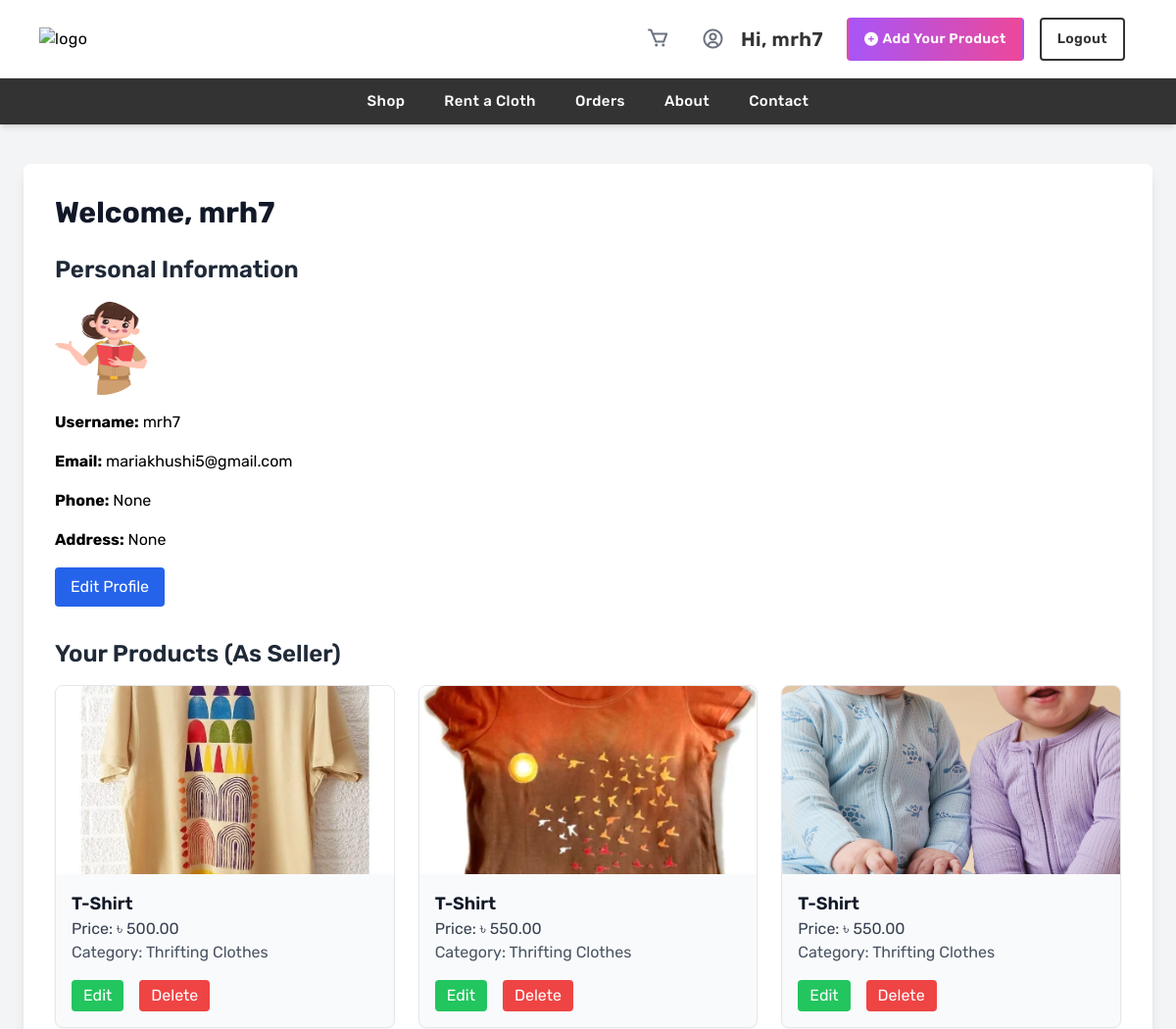
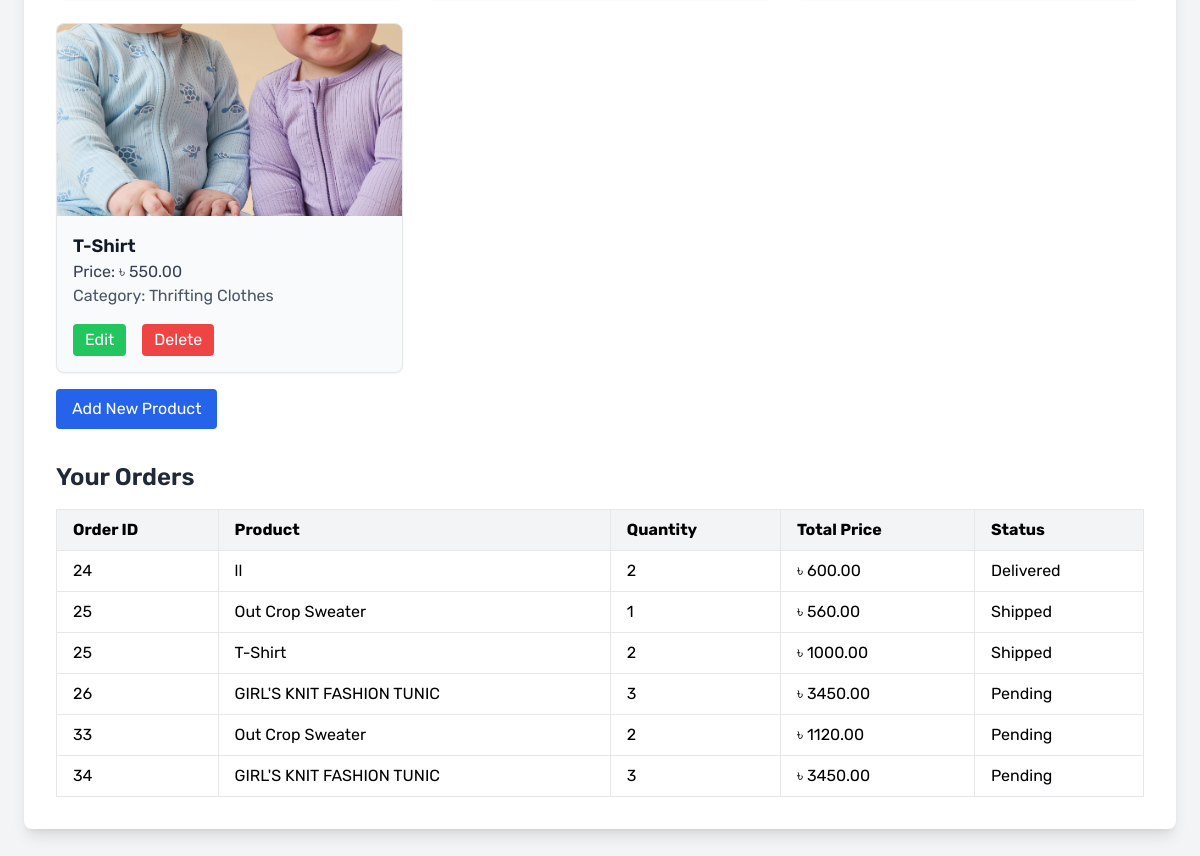
The page /user_profile/ (signed in) on the database its author committed (2 pictures, top to bottom).
### shop/models.py (models this page shows, shortened)
class UserProfile(models.Model):
    user = models.OneToOneField(User, on_delete=models.CASCADE, related_name='profile')
    phone = models.CharField(max_length=15, blank=True, null=True)
    address = models.TextField(blank=True, null=True)
    profile_picture = models.ImageField(upload_to='profile_pictures/', blank=True, null=True)

class Product(models.Model):
    CATEGORY_CHOICES = [
    ('Kids', 'Kids'),
    ('Women', 'Women'),
    ('Men', 'Men'),
    ('Thrifting Clothes', 'Thrifting Clothes'),
    ('Summer Collection', 'Summer Collection'),]
    name = models.CharField(max_length=255)
    description = models.TextField()
    price = models.DecimalField(max_digits=10, decimal_places=2)
    category = models.CharField(max_length=50, choices=CATEGORY_CHOICES)
    seller = models.ForeignKey(User, on_delete=models.CASCADE, related_name='products')
    image = models.ImageField(upload_to='product_images/', blank=True, null=True)
    stock = models.PositiveIntegerField(default=1)
    is_available = models.BooleanField(default=True)

class Order(models.Model):
    user = models.ForeignKey(User, on_delete=models.CASCADE, related_name='orders')
    created_at = models.DateTimeField(auto_now_add=True)
    updated_at = models.DateTimeField(auto_now=True)
    status = models.CharField(
        max_length=20,
        choices=[
            ('Pending', 'Pending'),
            ('Confirmed', 'Confirmed'),
            ('Shipped', 'Shipped'),
            ('Delivered', 'Delivered'),
            ('Cancelled', 'Cancelled'),
        ],
        default='Pending'
    )
    total_price = models.DecimalField(max_digits=10, decimal_places=2, blank=True, null=True)
    address = models.TextField(blank=True, null=True)
    phone = models.CharField(max_length=15, blank=True, null=True)
    payment_method = models.CharField(
        max_length=20,
        choices=[
            ('Bkash', 'Bkash'),
            ('Nagad', 'Nagad'),
            ('Cash on Delivery', 'Cash on Delivery'),
        ],
        default='Cash on Delivery'
    )

class OrderItem(models.Model):
    order = models.ForeignKey(Order, on_delete=models.CASCADE, related_name='items')
    product = models.ForeignKey(Product, on_delete=models.CASCADE)
    quantity = models.PositiveIntegerField(default=1)
    price = models.DecimalField(max_digits=10, decimal_places=2)

### shop/views.py (the view)
# urls.py: path('user_profile/', user_profile, name='user_profile'),
@login_required
def user_profile(request):
    user = request.user
    try:
        user_profile = user.profile
    except UserProfile.DoesNotExist:
        user_profile = None
    products = Product.objects.filter(seller=user) if user_profile else None
    orders = Order.objects.filter(user=user) if user_profile else None
    return render(request, 'user_profile.html', {
        'user': user,
        'user_profile': user_profile,
        'products': products,
        'orders': orders
    })

### templates/user_profile.html (shortened to what this page needs)
{% extends "base.html" %}
{% block content %}
<div class="bg-gray-100 min-h-screen py-10">
    <div class="max-w-6xl mx-auto bg-white rounded-lg shadow-lg p-8">
        <h1 class="text-3xl font-bold text-gray-900 mb-6">Welcome, {{ user.username }}</h1>
        <div class="mb-8">
            <h2 class="text-2xl font-semibold text-gray-800 mb-4">Personal Information</h2>
            <div class="space-y-4">
                <img src="{% if user_profile.profile_picture %}{{ user_profile.profile_picture.url }}{% else %}https://ui-avatars.com/api/?name={{ user.username }}&background=random&rounded=true{% endif %}"
                    alt="Profile Picture" class="w-24 h-24 rounded-full">
                <p><strong>Username:</strong> {{ user.username }}</p>
                <p><strong>Email:</strong> {{ user.email }}</p>
                <p><strong>Phone:</strong> {{ user_profile.phone }}</p>
                <p><strong>Address:</strong> {{ user_profile.address }}</p>
            </div>
            <a href="{% url 'edit_profile' %}"
                class="mt-4 inline-block bg-blue-600 text-white py-2 px-4 rounded hover:bg-blue-700 transition">
                Edit Profile
            </a>
        </div>
        <div class="mb-8">
            <h2 class="text-2xl font-semibold text-gray-800 mb-4">Your Products (As Seller)</h2>
            {% if products %}
            <div class="grid grid-cols-1 sm:grid-cols-2 lg:grid-cols-3 gap-6">
                {% for product in products %}
                <div class="border rounded-lg overflow-hidden shadow-sm bg-gray-50">
                    <img src="{{ product.image.url }}" alt="{{ product.name }}" class="w-full h-48 object-cover">
                    <div class="p-4">
                        <h3 class="text-lg font-semibold text-gray-900">{{ product.name }}</h3>
                        <p class="text-gray-700">Price: ৳ {{ product.price }}</p>
                        <p class="text-gray-600">Category: {{ product.category }}</p>
                        <div class="mt-4 flex space-x-4">
                            <a href="{% url 'update_product' product.id %}"
                                class="bg-green-500 text-white py-1 px-3 rounded hover:bg-green-600 transition">Edit</a>
                            <a href="{% url 'delete_product' product.id %}"
                                class="bg-red-500 text-white py-1 px-3 rounded hover:bg-red-600 transition">Delete</a>
                        </div>
                    </div>
                </div>
                {% endfor %}
            </div>
            {% else %}
            <p class="text-gray-600">You haven't listed any products yet.</p>
            {% endif %}
            <a href="{% url 'create_product' %}"
                class="mt-4 inline-block bg-blue-600 text-white py-2 px-4 rounded hover:bg-blue-700 transition">
                Add New Product
            </a>
        </div>
        <div>
            <h2 class="text-2xl font-semibold text-gray-800 mb-4">Your Orders</h2>
            {% if orders %}
            <table class="table-auto w-full text-left border-collapse border border-gray-200">
                <thead>
                    <tr class="bg-gray-100">
                        <th class="border border-gray-200 px-4 py-2">Order ID</th>
                        <th class="border border-gray-200 px-4 py-2">Product</th>
                        <th class="border border-gray-200 px-4 py-2">Quantity</th>
                        <th class="border border-gray-200 px-4 py-2">Total Price</th>
                        <th class="border border-gray-200 px-4 py-2">Status</th>
                    </tr>
                </thead>
                <tbody>
                    {% for order in orders %}
                    {% for item in order.items.all %}
                    <tr>
                        <td class="border border-gray-200 px-4 py-2">{{ order.id }}</td>
                        <td class="border border-gray-200 px-4 py-2">{{ item.product.name }}</td>
                        <td class="border border-gray-200 px-4 py-2">{{ item.quantity }}</td>
                        <td class="border border-gray-200 px-4 py-2">৳ {{ item.price }}</td>
                        <td class="border border-gray-200 px-4 py-2">{{ order.get_status_display }}</td>
                    </tr>
                    {% endfor %}
                    {% endfor %}
                </tbody>
            </table>
            {% else %}
            <p class="text-gray-600">You have not placed any orders yet.</p>
            {% endif %}
        </div>
    </div>
</div>
{% endblock %}

### templates/Base.html (shortened to what this page needs)
<!DOCTYPE html>
<html lang="en">
<head>
    <script src="https://cdn.tailwindcss.com"></script>
    <link rel="stylesheet" href="https://cdnjs.cloudflare.com/ajax/libs/font-awesome/6.0.0-beta3/css/all.min.css">
    <link rel="stylesheet" href="https://cdn.jsdelivr.net/npm/boxicons@2.1.4/css/boxicons.min.css">
</head>
<body>
    <header class='shadow-md tracking-wide relative z-50 bg-[#fef9ea]'>
        <section
            class='md:flex lg:items-center relative py-3 lg:px-10 px-4 border-gray-200 border-b bg-white lg:min-h-[80px] max-lg:min-h-[60px]'>
            <a href="{% url 'home' %}" class="max-sm:w-full max-sm:mb-3 shrink-0"><img
                    src="https://i.postimg.cc/ZY3hxxWk/secondspin.png" alt="logo" class='w-[160px]' />
            </a>
            <div class='flex flex-wrap w-full items-center'>
                <div class="ml-auto max-lg:mt-4">
                    <ul class='flex items-center'>
                        <li class='max-lg:py-2 px-3 cursor-pointer'>
                            <span class="relative">
                                <a href="{% url 'cart' %}" class='text-[15px] font-medium text-[#333]'>
                                    <i class="bx bx-cart text-gray-500 ml-2 text-2xl"></i>
                                </a>
                            </span>
                        </li>
                        {% if user.is_authenticated %}
                        <li class='flex text-[15px] max-lg:py-2 px-3 hover:text-[#007bff] hover:fill-[#007bff]'>
                            <a href="{% url 'user_profile' %}" class="flex items-center">
                                <i class="bx bx-user-circle text-gray-500 ml-2 text-2xl"></i>
                            </a>
                            <a href="#" class='px-4 py-2 text-xl rounded font-semibold text-[#333]'>Hi, {{user.username}}</a>
                            <a href="{% url 'create_product' %}"
                                class="add-product-btn ml-2 px-4 py-2 text-sm rounded font-semibold text-white bg-gradient-to-r from-purple-500 to-pink-500 border-2 border-transparent hover:from-purple-600 hover:to-pink-600 flex items-center">
                                <i class="fas fa-plus-circle mr-1 plus-icon"></i>
                                Add Your Product
                            </a>
                            <a href="{% url 'logout' %}"
                                class='ml-4 px-4 py-2 text-sm rounded font-semibold text-[#333] border-2 border-[#333] bg-transparent transition-colors duration-300 hover:bg-black hover:text-white hover:border-black flex items-center justify-center'>
                                Logout
                            </a>
                        </li>
                        {% else %}
                        <li class='flex text-[15px] max-lg:py-2 px-3 hover:text-[#007bff] hover:fill-[#007bff]'>
                            <a href="{% url 'login' %}"
                                class='px-4 py-2 text-sm rounded font-semibold text-[#333] border-2 border-[#333] bg-transparent'>Sign
                                In</a>
                        </li>
                        {% endif %}
                    </ul>
                </div>
            </div>
        </section>
        <div id="collapseMenu"
            class='max-lg:hidden lg:!block max-lg:before:fixed max-lg:before:bg-black max-lg:before:opacity-50 max-lg:before:inset-0 max-lg:before:z-50'>
            <ul
                class='lg:flex lg:flex-wrap lg:items-center lg:justify-center px-10 py-3 bg-[#333] min-h-[46px] gap-4 max-lg:space-y-4 max-lg:fixed max-lg:w-1/2 max-lg:min-w-[300px] max-lg:top-0 max-lg:left-0 max-lg:p-6 max-lg:h-full max-lg:shadow-md max-lg:overflow-auto z-50'>
                <li class='max-lg:border-b max-lg:py-3 px-3'><a href="{% url 'shop' %}"
                        class='hover:text-yellow-300 text-white text-[15px] font-medium block'>Shop</a></li>
                <li class='max-lg:border-b max-lg:py-3 px-3'><a href="{% url 'rental_products' %}"
                        class='hover:text-yellow-300 text-white text-[15px] font-medium block'>Rent a Cloth</a></li>
                <li class='max-lg:border-b max-lg:py-3 px-3'><a href='{% url "orders" %}'
                        class='hover:text-yellow-300 text-white text-[15px] font-medium block'>Orders</a></li>
                <li class='max-lg:border-b max-lg:py-3 px-3'><a href='{% url "About" %}'
                        class='hover:text-yellow-300 text-white text-[15px] font-medium block'>About</a></li>
                <li class='max-lg:border-b max-lg:py-3 px-3'><a href='{% url "Contact" %}'
                        class='hover:text-yellow-300 text-white text-[15px] font-medium block'>Contact</a></li>
            </ul>
        </div>
    </header>
    <main>
        {% block content %}{% endblock %}
    </main>
</body>
</html>

### templates/Base.html (style rules this page uses)
body { font-family: "Rubik", sans-serif; }
.add-product-btn { position: relative; transition: all 0.3s ease; animation: glow 2s infinite; overflow: hidden; }
.add-product-btn::before { content: ''; position: absolute; top: -50%; left: -50%; width: 200%; height: 200%; background: radial-gradient(circle, rgba(255, 255, 255, 0.3) 0%, rgba(255, 255, 255, 0) 70%); transform: rotate(0deg); animation: rotate 8s linear infinite; opacity: 0; transition: opacity 0.3s ease; }
.plus-icon { animation: pulse-scale 1.5s ease-in-out infinite; }

### rows shown on the page
UserProfile: profile_picture (picture), phone "None", address "None"
Product: image (picture), name "T-Shirt", price "500.00", category "Thrifting Clothes"
Product: image (picture), name "T-Shirt", price "550.00", category "Thrifting Clothes"
Product: image (picture), name "T-Shirt", price "550.00", category "Thrifting Clothes"
Product: image (picture), name "T-Shirt", price "550.00", category "Thrifting Clothes"
Order: id "24", status "Delivered"
OrderItem: product.name "ll", quantity "2", price "600.00"
Order: id "25", status "Shipped"
OrderItem: product.name "Out Crop Sweater", quantity "1", price "560.00"
OrderItem: product.name "T-Shirt", quantity "2", price "1000.00"
Order: id "26", status "Pending"
OrderItem: product.name "GIRL'S KNIT FASHION TUNIC", quantity "3", price "3450.00"
Order: id "33", status "Pending"
OrderItem: product.name "Out Crop Sweater", quantity "2", price "1120.00"
Order: id "34", status "Pending"
OrderItem: product.name "GIRL'S KNIT FASHION TUNIC", quantity "3", price "3450.00"

### other values the page prints
{{ user.username }} "mrh7"
{{ user.email }} "mariakhushi5@gmail.com"
